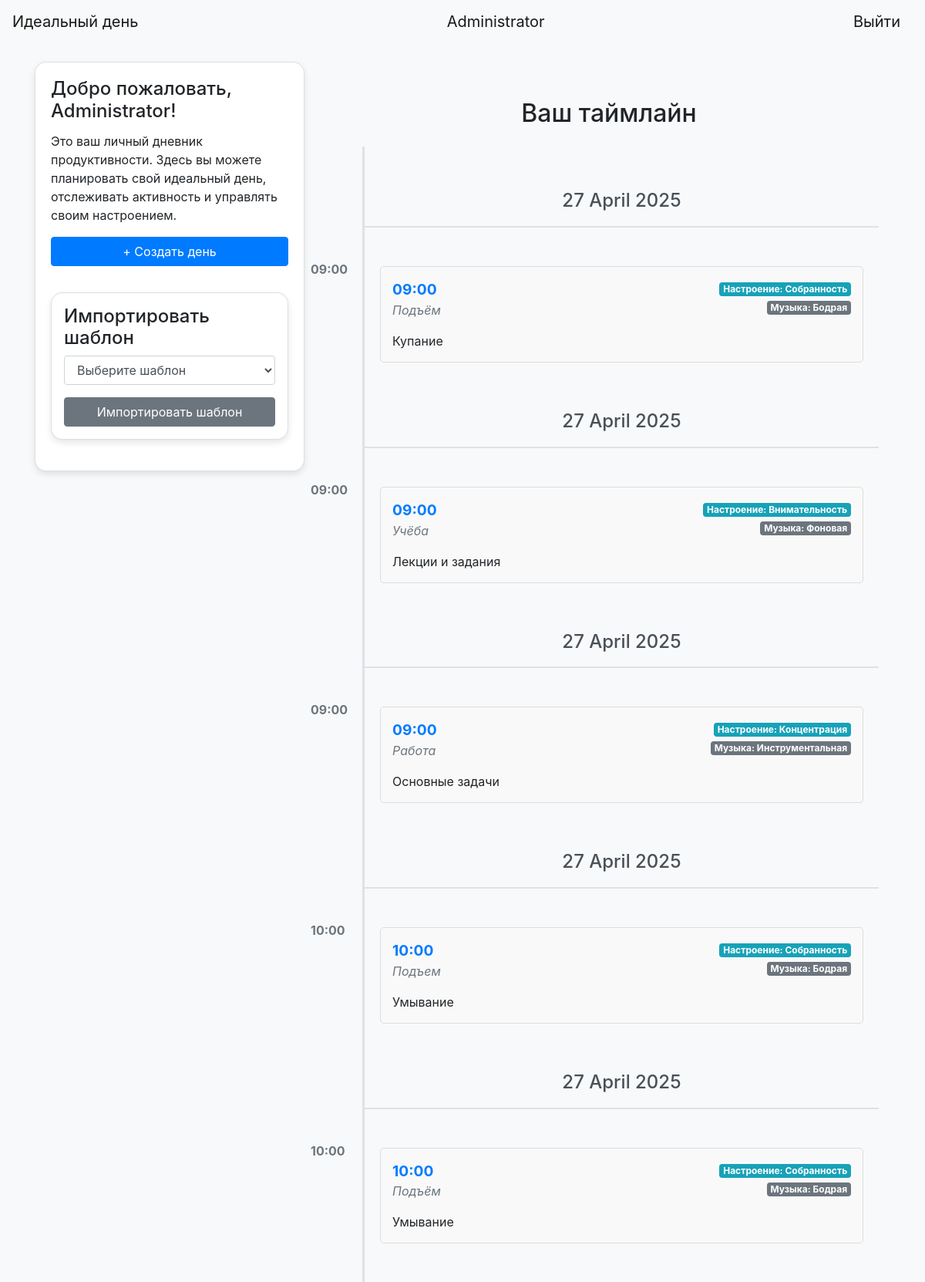
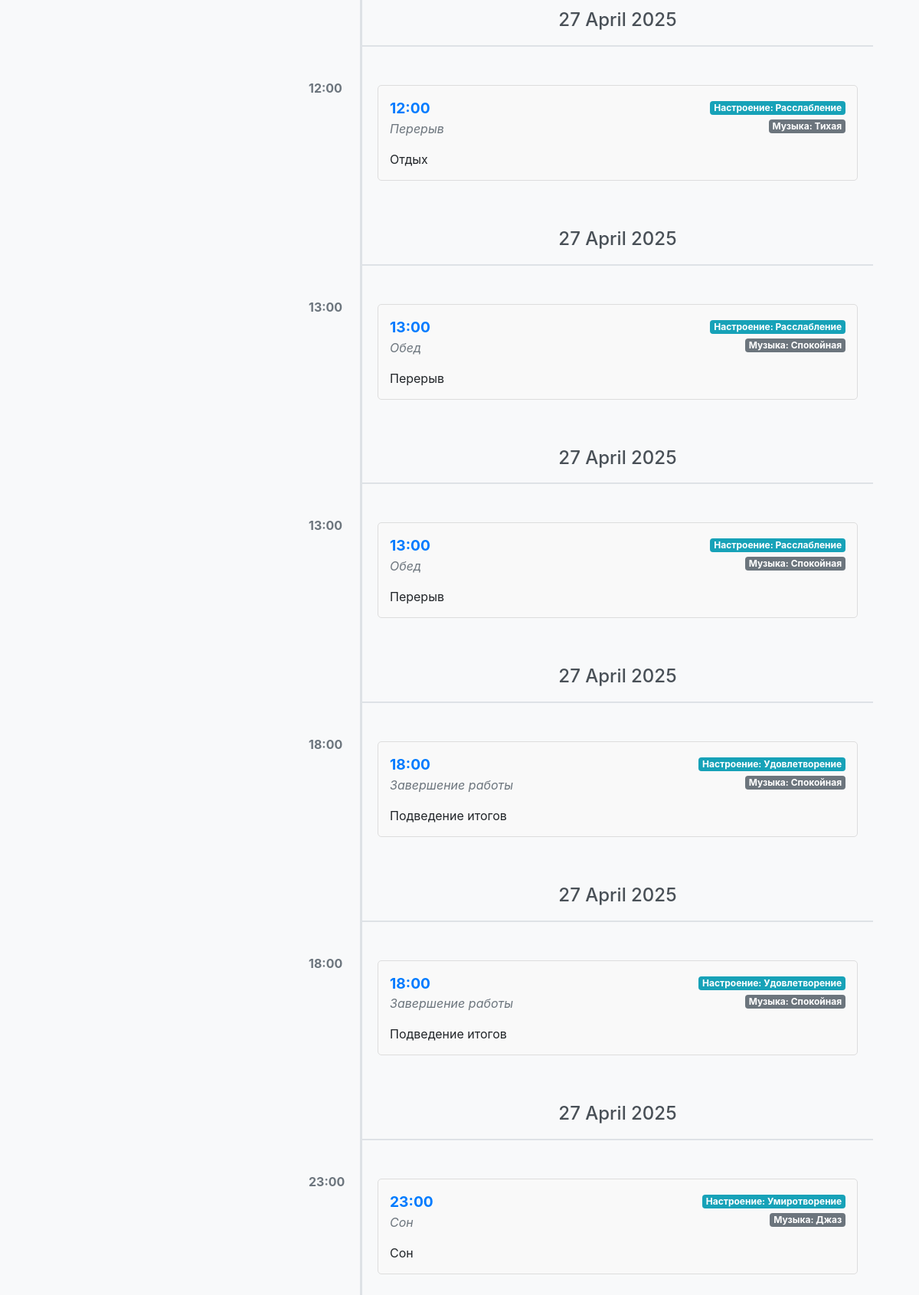
The page / (signed in) on the database its author committed (2 pictures, top to bottom).
### data/users.py (models this page shows, shortened)
class User(SqlAlchemyBase, UserMixin, SerializerMixin):
    __tablename__ = 'users'
    id = sqlalchemy.Column(sqlalchemy.Integer, primary_key=True, autoincrement=True)
    email = sqlalchemy.Column(sqlalchemy.String, index=True, unique=True, nullable=True)
    name = sqlalchemy.Column(sqlalchemy.String, nullable=True)
    hashed_password = sqlalchemy.Column(sqlalchemy.String, nullable=True)
    avatar = sqlalchemy.Column(sqlalchemy.String, nullable=True)
    events = orm.relationship('Events', back_populates='user')

### data/events.py (models this page shows)
class Events(SqlAlchemyBase, SerializerMixin):
    __tablename__ = 'events'
    id = sqlalchemy.Column(sqlalchemy.Integer, primary_key=True, autoincrement=True)
    title = sqlalchemy.Column(sqlalchemy.String, nullable=True)
    time = sqlalchemy.Column(sqlalchemy.DateTime, nullable=False)
    activity_type = sqlalchemy.Column(sqlalchemy.String, nullable=True)
    mood = sqlalchemy.Column(sqlalchemy.String, nullable=True)
    music = sqlalchemy.Column(sqlalchemy.String, nullable=True)
    user_id = sqlalchemy.Column(sqlalchemy.Integer, sqlalchemy.ForeignKey("users.id"))
    user = orm.relationship('User')

### index.py (the view)
@app.route("/")
def index():
    db_sess = db_session.create_session()
    events = []
    if current_user.is_authenticated:
        if current_user.id != 1:
            events = db_sess.query(Events).filter(Events.user_id == current_user.id).order_by(Events.time).all()
        else:
            events = db_sess.query(Events).order_by(Events.time).all()
        for event in events:
            event.formatted_date = event.time.strftime('%d %B %Y')
    return render_template("index.html", events=events, title='Идеальный день')

### data/db_session.py (called while the page is built)
def create_session() -> Session:
    global __factory
    return __factory()

### index.py (called while the page is built)
@login_manager.user_loader
def load_user(user_id):
    db_sess = db_session.create_session()
    return db_sess.query(User).get(user_id)

### templates/index.html (shortened to what this page needs)
{% extends "base.html" %}
{% block content %}
{% if current_user.is_authenticated %}
  <div class="row">
  <div class="col-md-4 mb-4">
  <div class="card card-custom">
  <div class="card-body">
  <h4 class="card-title">Добро пожаловать, {{ current_user.name }}!</h4>
  <p class="card-text">Это ваш личный дневник продуктивности. Здесь вы можете планировать свой идеальный день,
      отслеживать активность и управлять своим настроением.</p>
      <div class="d-flex flex-column mt-3">
          <a class="btn btn-primary btn-custom btn-spacing" href="/events">+ Создать день</a>
          <div class="card card-custom p-3 mt-4">
          <h4>Импортировать шаблон</h4>
          <form method="post" action="/import-template">
            <div class="form-group">
              <select name="template_name" class="form-control" required>
                <option value="">Выберите шаблон</option>
              </select>
            </div>
            <button type="submit" class="btn btn-secondary btn-block">Импортировать шаблон</button>
          </form>
          </div>
          </div>
      </div>
  </div>
  </div>
{% endif %}
{% if current_user.is_authenticated %}
    <div class="col-md-8 mb-8">
        <div class="container mt-5">
            <h2 class="mb-4 text-center">Ваш таймлайн</h2>
            {% if events %}
                <div class="timeline">
                    {% set current_day = None %}
                    {% for event in events %}
                        {% if current_day != event.formatted_date %}
                            <div class="timeline-day">
                                <h4>{{ event.formatted_date }}</h4>
                            </div>
                            {% set current_day = event.formatted_date %}
                        {% endif %}
                        <div class="timeline-item">
                            <div class="timeline-time">{{ event.time.strftime('%H:%M') }}</div>
                            <div class="card-body">
                                <div class="event">
                                    <div class="d-flex justify-content-between">
                                        <div>
                                            <div class="event-time">{{ event.time.strftime('%H:%M') }}</div>
                                            <div class="event-type">{{ event.title }}</div>
                                        </div>
                                        <div class="text-right">
                                            <span class="badge badge-info">Настроение: {{ event.mood }}</span><br>
                                            <span class="badge badge-secondary">Музыка: {{ event.music }}</span>
                                        </div>
                                    </div>
                                    <p class="mt-3 mb-0">{{ event.activity_type }}</p>
                                </div>
                            </div>
                        </div>
                    {% endfor %}
                </div>
            {% else %}
                <p>У вас пока нет событий. Добавьте их, чтобы увидеть таймлайн!</p>
            {% endif %}
        </div>
    </div>
{% else %}
    <div class="alert alert-warning" role="alert">
        Войдите в аккаунт, чтобы увидеть свои события!
    </div>
{% endif %}
{% endblock %}

### templates/base.html (shortened to what this page needs)
<!doctype html>
<html lang="en">
<head>
    <link rel="stylesheet"
          href="https://stackpath.bootstrapcdn.com/bootstrap/4.4.1/css/bootstrap.min.css"
>
    <link rel="stylesheet" type="text/css" href="../static/css/style.css" />
</head>
<body>
<header>
<nav class="navbar navbar-light bg-light">
    <a class="navbar-brand" href="/">Идеальный день</a>
    {% if current_user.is_authenticated %}
      <a class="navbar-brand" href="/account">{{ current_user.name }}</a>
      <a class="navbar-brand" href="/logout">Выйти</a>
    {% else %}
      <p class="mb-0">
        <a class="btn btn-primary" href="/register">Зарегистрироваться</a>
        <a class="btn btn-success" href="/login">Войти</a>
      </p>
    {% endif %}
</nav>
</header>
<main role="main" class="container py-4">
    {% block content %}{% endblock %}
</main>
</body>
</html>

### static/css/style.css (style rules this page uses)
body { background-color: #f8f9fa; }
.card-custom { border-radius: 15px; box-shadow: 0 4px 8px rgba(0,0,0,0.1); margin-bottom: 20px; }
.event-time { font-weight: bold; font-size: 1.2rem; color: #007bff; }
.event-type { font-style: italic; color: #6c757d; }
.btn-spacing { margin-bottom: 10px; }
.event { border: 1px solid #ddd; padding: 15px; border-radius: 5px; background-color: #f9f9f9; }
.timeline { position: relative; padding: 1rem 0; margin-left: 30px; border-left: 3px solid #dee2e6; }
.timeline-item { position: relative; margin-bottom: 2rem; }
.timeline-time { position: absolute; left: -70px; top: 12px; font-weight: bold; color: #6c757d; }
.timeline-day { margin-top: 30px; margin-bottom: 30px; padding: 10px 0; text-align: center; font-size: 1.5rem; font-weight: bold; color: #495057; border-bottom: 2px solid #dee2e6; }

### rows shown on the page
User: name "Administrator"
Events: formatted_date "27 April 2025", time "09:00", title "Подъём", mood "Собранность", music "Бодрая", activity_type "Купание"
Events: formatted_date "27 April 2025", time "09:00", title "Учёба", mood "Внимательность", music "Фоновая", activity_type "Лекции и задания"
Events: formatted_date "27 April 2025", time "09:00", title "Работа", mood "Концентрация", music "Инструментальная", activity_type "Основные задачи"
Events: formatted_date "27 April 2025", time "10:00", title "Подъем", mood "Собранность", music "Бодрая", activity_type "Умывание"
Events: formatted_date "27 April 2025", time "10:00", title "Подъём", mood "Собранность", music "Бодрая", activity_type "Умывание"
Events: formatted_date "27 April 2025", time "12:00", title "Перерыв", mood "Расслабление", music "Тихая", activity_type "Отдых"
Events: formatted_date "27 April 2025", time "13:00", title "Обед", mood "Расслабление", music "Спокойная", activity_type "Перерыв"
Events: formatted_date "27 April 2025", time "13:00", title "Обед", mood "Расслабление", music "Спокойная", activity_type "Перерыв"
Events: formatted_date "27 April 2025", time "18:00", title "Завершение работы", mood "Удовлетворение", music "Спокойная", activity_type "Подведение итогов"
Events: formatted_date "27 April 2025", time "18:00", title "Завершение работы", mood "Удовлетворение", music "Спокойная", activity_type "Подведение итогов"
Events: formatted_date "27 April 2025", time "23:00", title "Сон", mood "Умиротворение", music "Джаз", activity_type "Сон"
